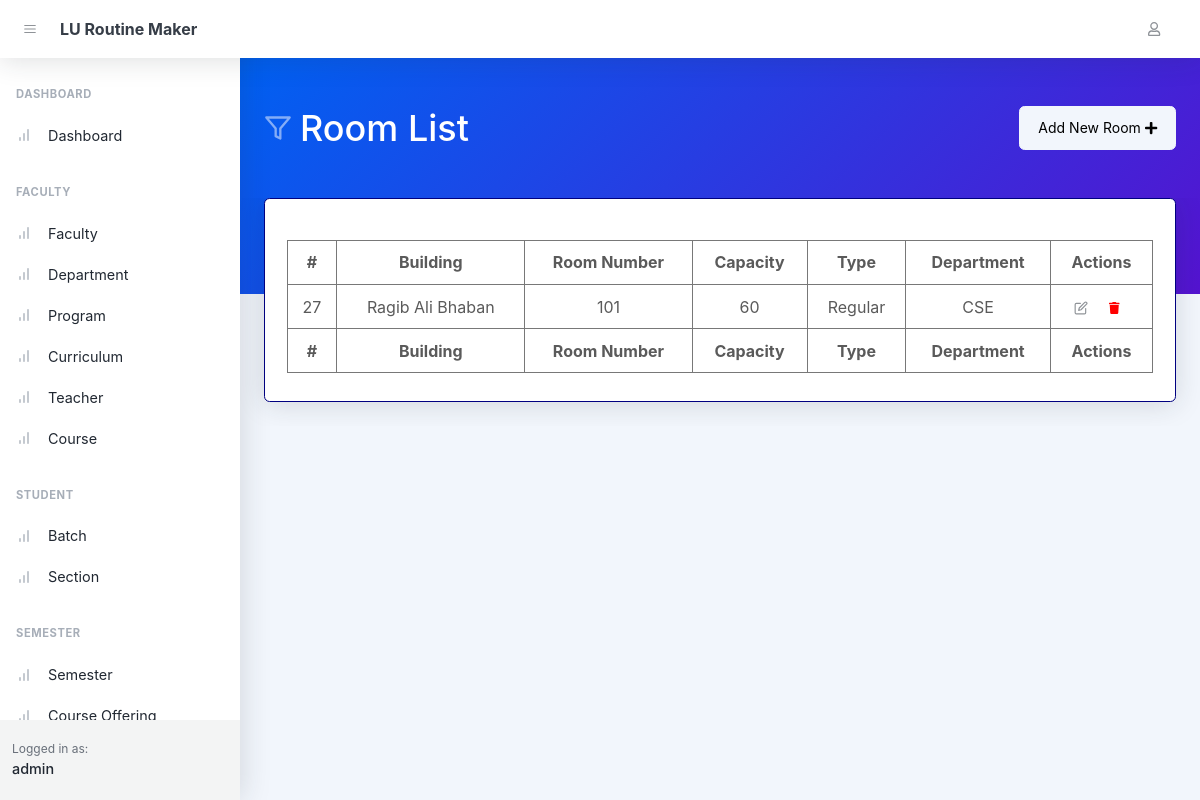
The page /rooms/ (signed in) on the database as committed earlier.
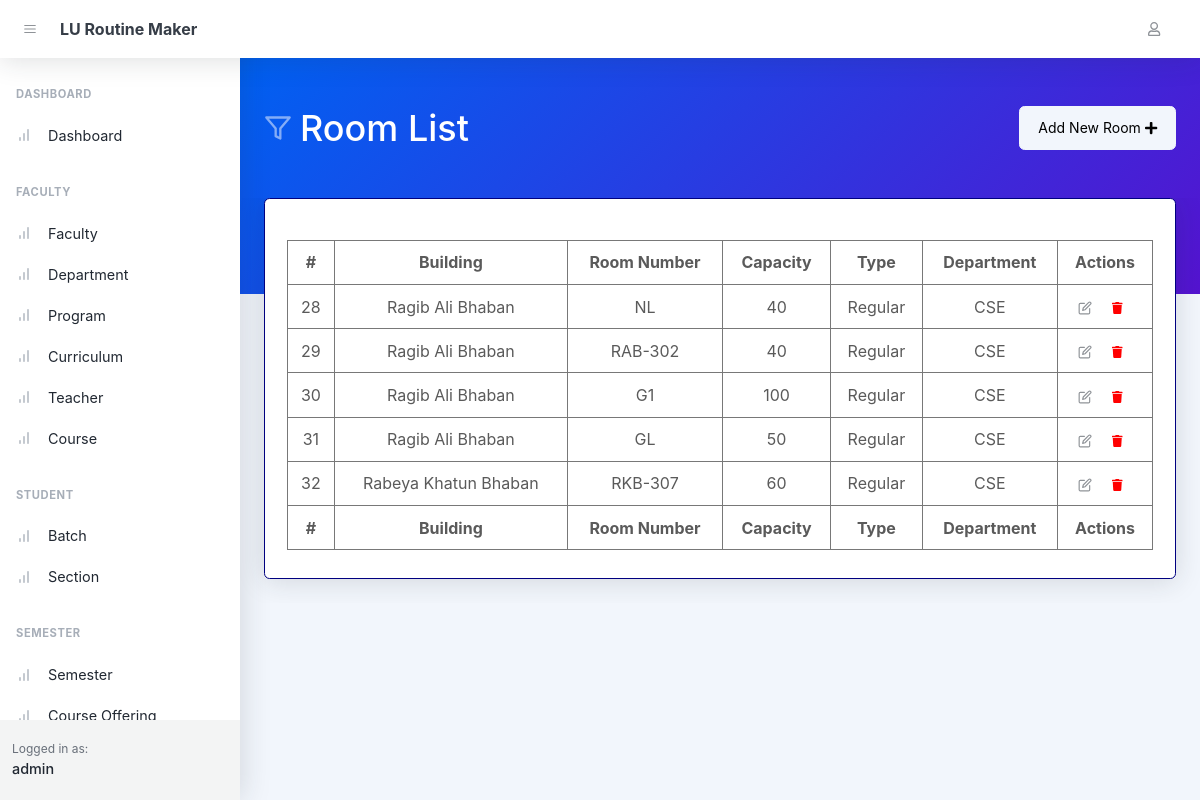
The same page on the database as committed later.
### routine/models.py (models this page shows, shortened)
class Room(AbstractTimestampModel):
    class RoomType(models.TextChoices):
        REGULAR = 'regular', _('Regular')
        LAB = 'lab', _('Lab')
    building = models.ForeignKey(
        verbose_name=_('Building'),
        to='routine.Building',
        related_name='rooms',
        on_delete=models.CASCADE,
        null=True
    )
    room_number = models.CharField(
        verbose_name=_('Room Number/ Name'), max_length=32)
    capacity = models.IntegerField(verbose_name=_('Room Number'))
    type = models.CharField(
        verbose_name=_('Type'),
        choices=RoomType.choices,
        max_length=10
    )
    department = models.ForeignKey(
        verbose_name=_('Department'),
        to='faculty.Department',
        related_name='rooms',
        on_delete=models.CASCADE,
        null=True
    )
    class Meta:
        verbose_name = _('Room')
        verbose_name_plural = _('Rooms')

class Building(AbstractTimestampModel):
    title = models.CharField(verbose_name=_('Title'), max_length=255)
    class Meta:
        verbose_name = _('Building')
        verbose_name_plural = _('Buildings')

### faculty/models.py (models this page shows, shortened)
class Department(AbstractTimestampModel):
    department_id = models.CharField(verbose_name=_(
        'Short Code'), max_length=32, unique=True)
    title = models.CharField(verbose_name=_(
        'Title'), max_length=255, unique=True)
    faculty = models.ForeignKey(
        verbose_name=_('Faculty'),
        to='faculty.Faculty',
        related_name='departments',
        on_delete=models.CASCADE,
        null=True
    )
    class Meta:
        verbose_name = _('Department')
        verbose_name_plural = _('Departments')

### routine/views.py (the view)
# urls.py: path('rooms/', views.RoomListView.as_view(), name='room_list'),
@method_decorator(login_required, name='dispatch')
class RoomListView(ListView):
    model = Room
    template_name = 'room_list.html'
    context_object_name = 'rooms'
    def get_context_data(self, **kwargs):
        context = super().get_context_data(**kwargs)
        context['user'] = self.request.user
        return context

### routine/templates/room_list.html (shortened to what this page needs)
{% extends 'base.html' %}
{% block body_header %}
    <header class="page-header page-header-dark bg-gradient-primary-to-secondary pb-10">
        <div class="container-xl px-4">
            <div class="page-header-content pt-4">
                <div class="d-flex justify-content-between">
                    <div class="col-auto mt-4">
                        <h1 class="page-header-title">
                            <div class="page-header-icon"><i data-feather="filter"></i></div>
                            Room List
                        </h1>
                    </div>
                    <div class="mt-4">
                        <a href="{% url 'routine:room_create' %}" class="btn btn-light">Add New Room&nbsp;<i class="fas fa-plus"></i> </a>
                    </div>
                </div>
            </div>
        </div>
    </header>
{% endblock body_header %}
{% block body %}
    <div class="container-xl px-4 mt-n10">
        <div class="card mb-4">
            <div class="card-body">
                <table id="datatablesSimple">
                    <thead>
                    <tr>
                        <th>#</th>
                        <th>Building</th>
                        <th>Room Number</th>
                        <th>Capacity</th>
                        <th>Type</th>
                        <th>Department</th>
                        <th>Actions</th>
                    </tr>
                    </thead>
                    <tfoot>
                    <tr>
                        <th>#</th>
                        <th>Building</th>
                        <th>Room Number</th>
                        <th>Capacity</th>
                        <th>Type</th>
                        <th>Department</th>
                        <th>Actions</th>
                    </tr>
                    </tfoot>
                    <tbody>
                    {% for room in rooms %}
                        <tr>
                            <td>{{ room.id }}</td>
                            <td>{{ room.building.title | title }}</td>
                            <td>{{ room.room_number }}</td>
                            <td>{{ room.capacity }}</td>
                            <td>{{ room.type | title }}</td>
                            <td>{{ room.department.department_id | upper }}</td>
                            <td class="text-center">
                                <a href="{% url 'routine:room_update' %}?id={{ room.id }}" class="btn btn-datatable btn-icon btn-transparent-dark me-2"><i
                                        data-feather="edit"></i></a>
                                <a href="{% url 'routine:room_delete' room.id %}"
                                        class="btn btn-datatable btn-icon btn-transparent-dark me-2">
                                        <i class="fa fa-trash delete" aria-hidden="true"></i>
                                </a>
                            </td>
                        </tr>
                    {% endfor %}
                    </tbody>
                </table>
            </div>
        </div>
    </div>
{% endblock %}

### templates/base.html (shortened to what this page needs)
<!DOCTYPE html>
<html lang="en">
{% load static %}
<head>
    <link rel="stylesheet" href="https://cdnjs.cloudflare.com/ajax/libs/font-awesome/4.7.0/css/font-awesome.min.css">
    <link href="{% static 'css/styles.css' %}" rel="stylesheet"/>
</head>
<body class="nav-fixed">
<nav class="topnav navbar navbar-expand shadow justify-content-between justify-content-sm-start navbar-light bg-white"
     id="sidenavAccordion">
    <button class="btn btn-icon btn-transparent-dark order-1 order-lg-0 me-2 ms-lg-2 me-lg-0" id="sidebarToggle"><i
            data-feather="menu"></i></button>
    <a class="navbar-brand pe-3 ps-4 ps-lg-2" href="#">LU Routine Maker</a>
    <ul class="navbar-nav align-items-center ms-auto">
        <li class="nav-item dropdown no-caret dropdown-user me-3 me-lg-4">
            <a class="btn btn-icon btn-transparent-dark dropdown-toggle" id="navbarDropdownUserImage"
               href="javascript:void(0);" role="button" data-bs-toggle="dropdown" aria-haspopup="true"
               aria-expanded="false"><i class="far fa-user"></i></a>
        </li>
    </ul>
</nav>
<div id="layoutSidenav">
    {% include 'sidenav.html' %}
    <div id="layoutSidenav_content">
        <main>
            {% block body_header %}
            {% endblock body_header %}
            {% block body %}
            {% endblock body %}
        </main>
    </div>
</div>
</body>
</html>

### templates/sidenav.html (shortened to what this page needs)
<div id="layoutSidenav_nav">
    <nav class="sidenav shadow-right sidenav-light">
        <div class="sidenav-menu">
            <div class="nav accordion" id="accordionSidenav">
                <div class="sidenav-menu-heading">Dashboard</div>
                <a class="nav-link" href="{% url 'core:home' %}">
                    <div class="nav-link-icon"><i data-feather="bar-chart"></i></div>
                    Dashboard
                </a>
                <div class="sidenav-menu-heading">Faculty</div>
                <a class="nav-link" href="{% url 'faculty:faculty_list' %}">
                    <div class="nav-link-icon"><i data-feather="bar-chart"></i></div>
                    Faculty
                </a>
                <a class="nav-link" href="{% url 'faculty:department_list' %}">
                    <div class="nav-link-icon"><i data-feather="bar-chart"></i></div>
                    Department
                </a>
                <a class="nav-link" href="{% url 'faculty:program_list' %}">
                    <div class="nav-link-icon"><i data-feather="bar-chart"></i></div>
                    Program
                </a>
                <a class="nav-link" href="{% url 'faculty:curriculum_list' %}">
                    <div class="nav-link-icon"><i data-feather="bar-chart"></i></div>
                    Curriculum
                </a>
                <a class="nav-link" href="{% url 'faculty:teacher_list' %}">
                    <div class="nav-link-icon"><i data-feather="bar-chart"></i></div>
                    Teacher
                </a>
                <a class="nav-link" href="{% url 'faculty:course_list' %}">
                    <div class="nav-link-icon"><i data-feather="bar-chart"></i></div>
                    Course
                </a>
                <div class="sidenav-menu-heading">Student</div>
                <a class="nav-link" href="{% url 'student:batch_list' %}">
                    <div class="nav-link-icon"><i data-feather="bar-chart"></i></div>
                    Batch
                </a>
                <a class="nav-link" href="{% url 'student:section_list' %}">
                    <div class="nav-link-icon"><i data-feather="bar-chart"></i></div>
                    Section
                </a>
                <div class="sidenav-menu-heading">Semester</div>
                <a class="nav-link" href="{% url 'semester:semester_list' %}">
                    <div class="nav-link-icon"><i data-feather="bar-chart"></i></div>
                    Semester
                </a>
                <a class="nav-link" href="{% url 'semester:offer_list' %}">
                    <div class="nav-link-icon"><i data-feather="bar-chart"></i></div>
                    Course Offering
                </a>
            </div>
        </div>
        <div class="sidenav-footer">
            <div class="sidenav-footer-content">
                <div class="sidenav-footer-subtitle">Logged in as:</div>
                <div class="sidenav-footer-title">admin</div>
            </div>
        </div>
    </nav>
</div>

Rows that differ between the two databases and show on the page:
removed Room: id "27", building "Ragib Ali Bhaban", room_number "101", capacity "60", type "Regular", department.department_id "CSE"
added Room: id "28", building "Ragib Ali Bhaban", room_number "NL", capacity "40", type "Regular", department.department_id "CSE"
added Room: id "29", building "Ragib Ali Bhaban", room_number "RAB-302", capacity "40", type "Regular", department.department_id "CSE"
added Room: id "30", building "Ragib Ali Bhaban", room_number "G1", capacity "100", type "Regular", department.department_id "CSE"
added Room: id "31", building "Ragib Ali Bhaban", room_number "GL", capacity "50", type "Regular", department.department_id "CSE"
added Room: id "32", building "Rabeya Khatun Bhaban", room_number "RKB-307", capacity "60", type "Regular", department.department_id "CSE"
